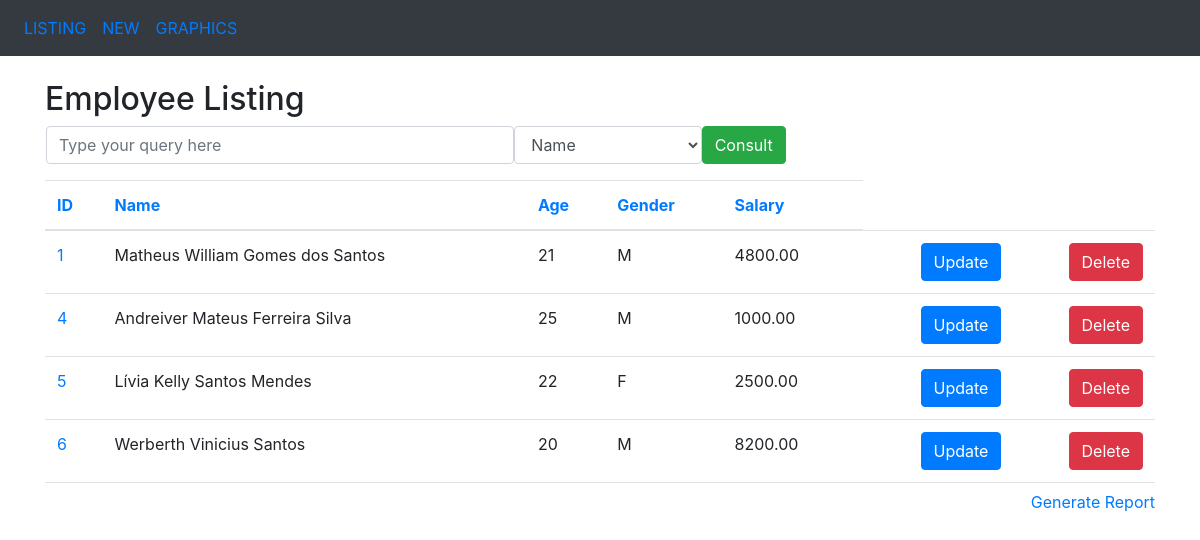
The page / on the database its author committed.
### project_crud/models.py (models this page shows, shortened)
class Employee(models.Model):
	name = models.CharField(max_length=50)
	age = models.IntegerField()
	gender = models.CharField(max_length=1)
	salary = models.DecimalField(max_digits=7, decimal_places=2)

### project_crud/views.py (the view)
# urls.py: path('', listing),
def listing(request):
	title = 'Employee Listing'
	employees = Employee.objects.all()
	return render(request, 'listing.html', {'title': title, 'employees': employees})

### project_crud/templates/listing.html (shortened to what this page needs)
<!DOCTYPE html>
<html lang="en">
<head>
	<link rel="stylesheet" href="https://stackpath.bootstrapcdn.com/bootstrap/4.3.1/css/bootstrap.min.css">
</head>
<body>
	<nav class="navbar navbar-expand-sm bg-dark">
		<ul class="navbar-nav">
			<li class="nav-item">
				<a class="nav-link" href="/project_crud/listing">LISTING</a>
			</li>
			<li class="nav-item">
				<a class="nav-link" href="/project_crud/insertion">NEW</a>
			</li>
			<li class="nav-item">
				<a class="nav-link" href="/project_crud/graphics">GRAPHICS</a>
			</li>
		</ul>
	</nav>
	<br>
	<div class="container">
		<h2>{{title}}</h2>
		<form action="/project_crud/query/" method="POST" name="frm_query" class="ml-3">{% csrf_token %}
			<div class="form-group">
				<div class="row">
					<input type="text" class="form-control col-md-5" name="query" placeholder="Type your query here">
					<select class="form-control col-md-2" name="field">
						<option value="name">Name</option>
					</select>
					<button type="submit" class="btn btn-success">Consult</button>
				</div>
			</div>
		</form>
		<div style="overflow-y: scroll; height: 310px; width: 100%;" align="center">
			<table class="table">
				<thead>
					<tr>
						<th><a href="/project_crud/sort/id">ID</a></th>
						<th><a href="/project_crud/sort/name">Name</a></th>
						<th><a href="/project_crud/sort/age">Age</a></th>
						<th><a href="/project_crud/sort/gender">Gender</a></th>
						<th><a href="/project_crud/sort/salary">Salary</a></th>
					</tr>
				</thead>
				<tbody>
					{% for employee in employees %}
					<tr>
						<td nowrap="true">
							<a href="/project_crud/listing/{{employee.id}}">{{employee.id}}</a>
						</td>
						<td nowrap="true">{{employee.name}}</td>
						<td nowrap="true">{{employee.age}}</td>
						<td nowrap="true">{{employee.gender}}</td>
						<td nowrap="true">{{employee.salary}}</td>
						<td nowrap="true" align="right">
							<a href="/project_crud/update/{{employee.id}}" class="btn btn-primary" role="button">Update</a>
						</td>
						<td nowrap="true" align="right">
							<a href="/project_crud/delete/{{employee.id}}" class="btn btn-danger" role="button">Delete</a>
						</td>
					</tr>
					{% endfor %}
				</tbody>
			</table>
		</div>
		<a href="#" style="float: right;" onclick="report()">Generate Report</a>
	</div>
</body>
</html>

### rows shown on the page
Employee: id "1", name "Matheus William Gomes dos Santos", age "21", gender "M", salary "4800.00"
Employee: id "4", name "Andreiver Mateus Ferreira Silva", age "25", gender "M", salary "1000.00"
Employee: id "5", name "Lívia Kelly Santos Mendes", age "22", gender "F", salary "2500.00"
Employee: id "6", name "Werberth Vinicius Santos", age "20", gender "M", salary "8200.00"

### other values the page prints
{{ title }} "Employee Listing"
